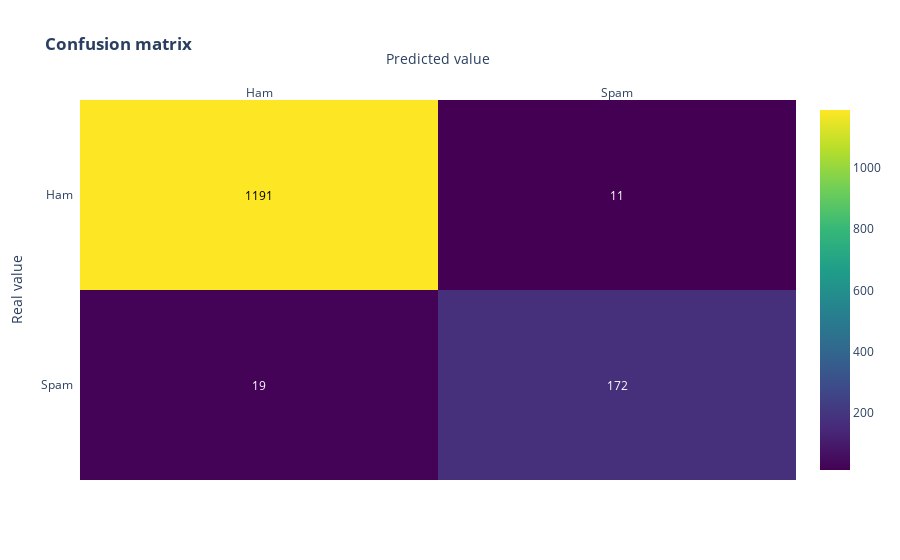

Write notebook code for a chart like this one.
### Code cell
# calculate accuracy of class predictions
from sklearn import metrics
print(metrics.accuracy_score(y_test, y_pred_class))

conf_matrix(metrics.confusion_matrix(y_test, y_pred_class))

### Figure 1 — Plotly figure (JSON) as saved in the notebook; plotly's stock layout.template omitted (floating-point values rounded to 4 significant figures)
{"data": [{"colorscale": [[0, "#440154"], [0.1111, "#482878"], [0.2222, "#3e4989"], [0.3333, "#31688e"], [0.4444, "#26828e"], [0.5556, "#1f9e89"], [0.6667, "#35b779"], [0.7778, "#6ece58"], [0.8889, "#b5de2b"], [1, "#fde725"]], "reversescale": false, "showscale": true, "type": "heatmap", "x": ["Ham", "Spam"], "y": ["Spam", "Ham"], "z": [[19, 172], [1191, 11]]}], "layout": {"annotations": [{"font": {"color": "#FFFFFF"}, "showarrow": false, "text": "19", "x": "Ham", "xref": "x", "y": "Spam", "yref": "y"}, {"font": {"color": "#FFFFFF"}, "showarrow": false, "text": "172", "x": "Spam", "xref": "x", "y": "Spam", "yref": "y"}, {"font": {"color": "#000000"}, "showarrow": false, "text": "1191", "x": "Ham", "xref": "x", "y": "Ham", "yref": "y"}, {"font": {"color": "#FFFFFF"}, "showarrow": false, "text": "11", "x": "Spam", "xref": "x", "y": "Ham", "yref": "y"}], "title": {"text": "<b>Confusion matrix</b>"}, "xaxis": {"dtick": 1, "gridcolor": "rgb(0, 0, 0)", "side": "top", "ticks": "", "title": {"text": "Predicted value"}}, "yaxis": {"dtick": 1, "ticks": "", "ticksuffix": "  ", "title": {"text": "Real value"}}}}
